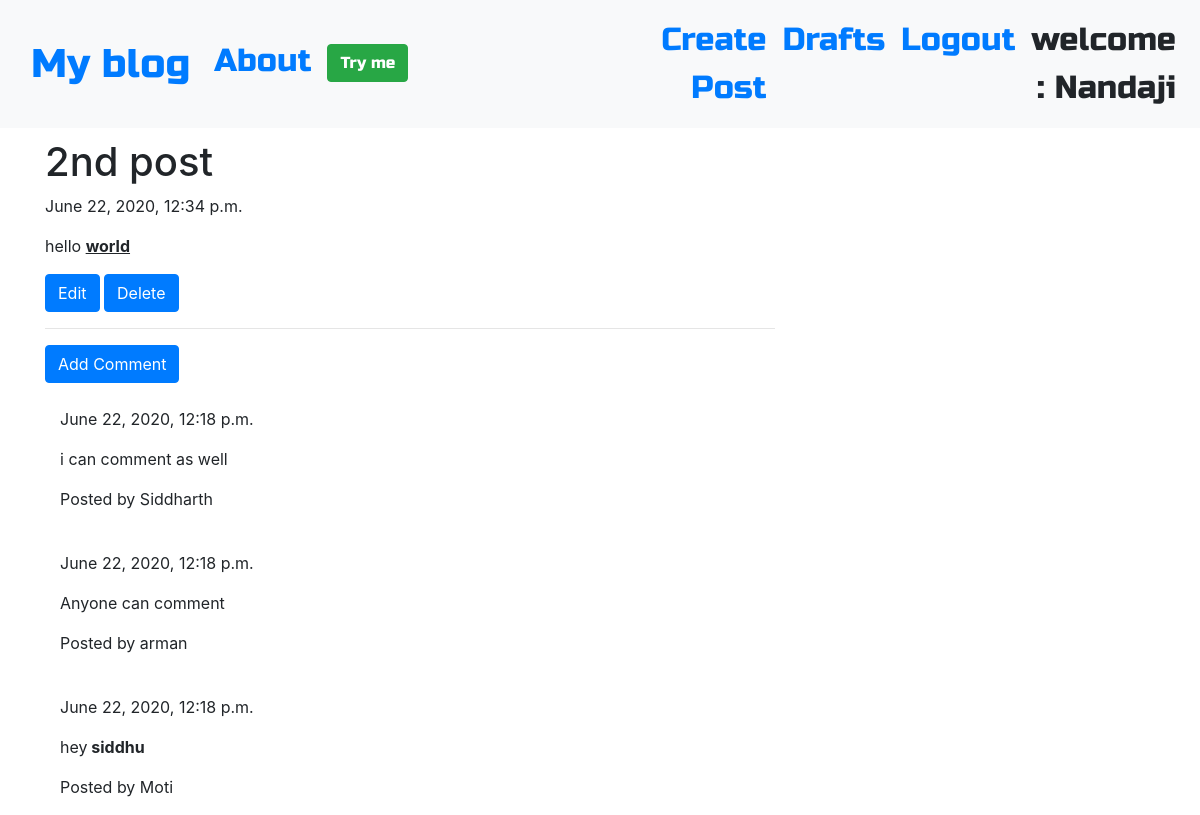
/post/21/detail/ (signed in), run on the app's committed database.
### blog/models.py (models this page shows, shortened)
class Post(models.Model):
    author = models.ForeignKey('auth.User',on_delete=models.CASCADE)
    title = models.CharField(max_length=200)
    text = models.TextField()
    created_date = models.DateTimeField(default=timezone.now)
    published_date = models.DateTimeField(blank=True,null=True)

class Comment(models.Model):
    post = models.ForeignKey('blog.Post',related_name='comments',on_delete=models.CASCADE)
    author = models.CharField(max_length=200)
    text = models.TextField()
    created_date=models.DateTimeField(default=timezone.now())
    approved_comment=models.BooleanField(default=False)

### blog/views.py (the view)
# urls.py: re_path(r'^post/(?P<pk>\d+)/detail/$',views.PostDetailView.as_view(),name='post_detail'),
class PostDetailView(DetailView):
    model = Post

### blog/templates/blog/post_detail.html (shortened to what this page needs)
{% extends 'blog/base.html' %}
{% block content %}
<h1 class='posttitle loader'>{{ post.title }}</h1>
{% if post.published_date %}
<div class="datepost">
  {{ post.published_date }}
</div>
{% else %}
<a class='btn btn-default' href="{% url 'post_publish' pk=post.pk %}">Publish</a>
{% endif %}
<p class="postcontent">{{ post.text|safe|linebreaksbr }}</p>
{% if user.is_authenticated %}
<a class="btn btn-primary" href="{% url 'post_update' pk=post.pk %}">Edit</a>
<a class="btn btn-primary" href="{% url 'post_delete' pk=post.pk %}">Delete</a>
{% endif %}
<hr>
<a class='btn btn-primary btn-content' href="{% url 'add_comment_to_post' pk=post.pk %}">Add Comment</a>
<div class="container">
  {% for comment in post.comments.all %}
  <br>
  {% if user.is_authenticated or comment.approved_comment %}
  {{ comment.created_date }}
  <p>{{ comment.text|safe|linebreaks }}</p>
  <p>Posted by {{ comment.author }}</p>
  {% endif %}
  {% empty %}
  <p>No comment</p>
  {% endfor %}
</div>
{% endblock %}

### blog/templates/blog/base.html (shortened to what this page needs)
<!DOCTYPE html>
{% load static %}
<html lang="en" dir="ltr">
  <head>
    <link rel="stylesheet" href="https://maxcdn.bootstrapcdn.com/bootstrap/4.5.0/css/bootstrap.min.css">
    <link rel="stylesheet" href="//cdn.jsdelivr.net/npm/medium-editor@latest/dist/css/medium-editor.min.css" type="text/css" media="screen" charset="utf-8">
    <link rel="stylesheet" href="{% static 'css/blog.css' %}">
  </head>
  <body class="loader">
    <nav class="navbar navbar-expand-sm bg-light techfont">
      <div class='container'>
       <ul class="navbar-nav">
         <li class="nav-item">
           <a class="navbar-brand bigbrand" href="{% url 'post_list' %}">My blog</a>
         </li>
         <li class="nav-item">
           <a class="nav-link" href="{% url 'about' %}">About</a>
         </li>
         <li class="nav-item">
           <a class="nav-link" href="{% url 'tryme' %}"><input type="submit" class="btn btn-success" name="" value="Try me"></a>
         </li>
       </ul>
      </div>
      <ul class="navbar-nav editnav">
        {% if user.is_authenticated %}
        <li class="nav-item">
          <a class="nav-link" href="{% url 'post_create'%}">Create Post</a>
        </li>
        <li class="nav-item">
          <a class="nav-link" href="{% url 'post_draft_list'%}">Drafts</a>
        </li>
        <li class="nav-item">
          <a class="nav-link" href="{% url 'logout'%}">Logout</a>
        </li>
        <li class="nav-item">
          <a class='nav-link'>welcome : {{user.username}}</a>
        </li>
        {% else %}
        <li class="nav-item">
          <a class="nav-link" href="{% url 'login' %}">Login</a>
        </li>
        {% endif %}
      </ul>
    </nav>
    <div class="content container">
      <div class="row">
        <div class="col-md-8">
          <div class="blog_posts">
            {% block content %}{% endblock %}
          </div>
        </div>
      </div>
    </div>
  </body>
</html>

### blog/static/css/blog.css (style rules this page uses)
.techfont { font-family: 'Russo One', sans-serif; font-size: 2rem; margin-bottom: 10px; }
.bigbrand { font-size: 2.5rem; }
.editnav { text-align: right; font-size: 2rem; }
.loader { filter:hue-rotate(0deg); color:linear-gradient(45deg,#0f8,#08f); animation:hue 10000ms infinite linear; }

### data on the page
Post: title "2nd post", published_date "June 22, 2020, 12:34 p.m.", text "hello world"
Comment: created_date "June 22, 2020, 12:18 p.m.", text "i can comment as well", author "Siddharth"
Comment: created_date "June 22, 2020, 12:18 p.m.", text "Anyone can comment", author "arman"
Comment: created_date "June 22, 2020, 12:18 p.m.", text "hey siddhu", author "Moti"

### other printed values
{{ user.username }} "Nandaji"
